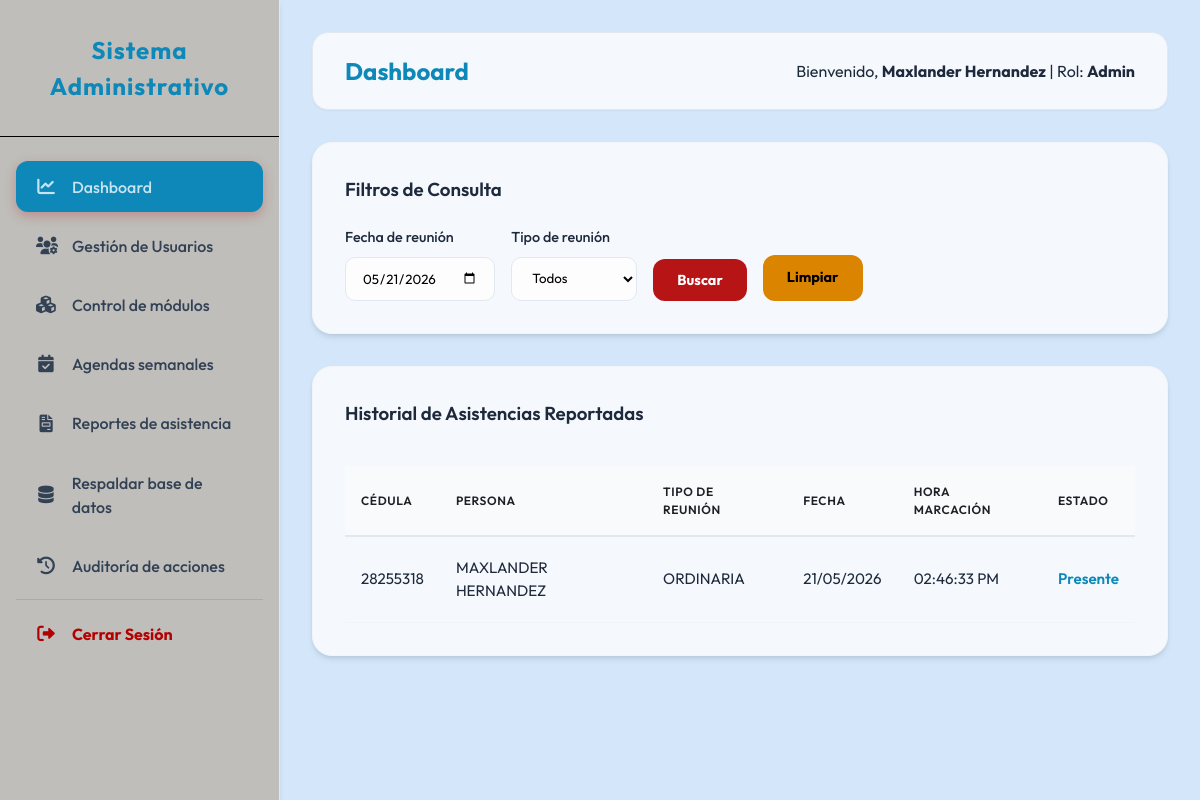
The app's page /visualizador/dashboard.php?fecha=2026-05-21 (signed in) with its own data.
### tables this page shows
CREATE TABLE `registro_asistencia` (
  `ID_REGISTRO` int(11) NOT NULL AUTO_INCREMENT,
  `ID_PERSONAS` int(11) NOT NULL,
  `ID_REUNIONES` int(11) NOT NULL,
  `MARCACION` timestamp NOT NULL DEFAULT current_timestamp(),
  `ESTADO` varchar(50) DEFAULT 'Presente',
  `METODO` varchar(50) DEFAULT 'Manual',
  PRIMARY KEY (`ID_REGISTRO`),
  KEY `ID_PERSONAS` (`ID_PERSONAS`),
  KEY `ID_REUNIONES` (`ID_REUNIONES`) USING BTREE,
  CONSTRAINT `registro_asistencia_ibfk_1` FOREIGN KEY (`ID_PERSONAS`) REFERENCES `personas` (`ID_PERSONAS`) ON DELETE CASCADE,
  CONSTRAINT `registro_reuniones_ibfk_1` FOREIGN KEY (`ID_REUNIONES`) REFERENCES `reuniones` (`ID_REUNION`) ON DELETE CASCADE
);

CREATE TABLE `personas` (
  `ID_PERSONAS` int(11) NOT NULL AUTO_INCREMENT,
  `CEDULAS` varchar(20) NOT NULL,
  `NOMBRES` varchar(100) NOT NULL,
  `APELLIDOS` varchar(100) NOT NULL,
  `ACTIVO` tinyint(1) DEFAULT 1,
  `CREADO_EN` timestamp NOT NULL DEFAULT current_timestamp(),
  PRIMARY KEY (`ID_PERSONAS`),
  UNIQUE KEY `CEDULAS` (`CEDULAS`)
);

CREATE TABLE `reuniones` (
  `ID_REUNION` int(11) NOT NULL AUTO_INCREMENT,
  `FECHA` date NOT NULL,
  `HORA` time NOT NULL,
  `TIPO_REUNION` varchar(255) NOT NULL,
  `DESCRIPCION` varchar(100) DEFAULT NULL,
  `LUGAR` varchar(255) NOT NULL,
  `PARROQUIA` enum('Simon Bolivar','Once de Abril','Vista al Sol','Chirica','Dalla Costa','Cachamay','Universidad','Unare','Yocoima','Pozo Verde','5 de Julio') NOT NULL,
  `RESPONSABLE_NOMBRE` varchar(100) NOT NULL,
  `RESPONSABLE_CEDULA` varchar(20) NOT NULL,
  `RESPONSABLE_TELEFONO` varchar(15) NOT NULL,
  `CREADO_EN` timestamp NOT NULL DEFAULT current_timestamp(),
  `ESTADO` varchar(20) DEFAULT 'Programada',
  PRIMARY KEY (`ID_REUNION`)
);

### visualizador/dashboard.php (the view, shortened to what this page needs)
<?php
require_once __DIR__ . '/../includes/layout_header.php';
require_once __DIR__ . '/../config/database.php';
$fecha = $_GET['fecha'] ?? '';
$query = "SELECT R.*, P.NOMBRES, P.APELLIDOS, P.CEDULAS, S.TIPO_REUNION, S.FECHA
          FROM REGISTRO_ASISTENCIA R
          JOIN PERSONAS P ON R.ID_PERSONAS = P.ID_PERSONAS
          JOIN REUNIONES S ON R.ID_REUNIONES = S.ID_REUNION
          WHERE 1=1";
$params = [];
if ($fecha) {
    $query .= " AND S.FECHA = ?";
    $params[] = $fecha;
}
$query .= " ORDER BY R.MARCACION DESC";
$stmt = $pdo->prepare($query);
$stmt->execute($params);
$asistencias = $stmt->fetchAll();
?>
<div class="card">
    <h3>Filtros de Consulta</h3>
    <form method="GET" style="margin-top: 1rem; display: flex; gap: 1rem; align-items: flex-end;">
        <div class="form-group" style="margin-bottom: 0;">
            <label>Fecha de reunión</label>
            <input type="date" name="fecha" value="<?php echo $fecha; ?>">
        </div>
        <div class="form-group" style="margin-bottom: 0;">
            <label>Tipo de reunión</label>
            <select name="tipo">
                <option value="">Todos</option>
            </select>
        </div>
        <button type="submit" class="btn btn-primary">Buscar</button>
        <a href="dashboard.php" class="btn btn-secondary";>Limpiar</a>
    </form>
</div>
<div class="card">
    <div style="display: flex; justify-content: space-between; align-items: center; margin-bottom: 1rem;">
        <h3>Historial de Asistencias Reportadas</h3>
    </div>
    <table>
        <thead>
            <tr>
                <th>Cédula</th>
                <th>Persona</th>
                <th>Tipo de reunión</th>
                <th>Fecha</th>
                <th>Hora Marcación</th>
                <th>Estado</th>
            </tr>
        </thead>
        <tbody>
            <?php foreach ($asistencias as $a): ?>
            <tr>
                <td><?php echo $a['CEDULAS']; ?></td>
                <td><?php echo $a['NOMBRES'] . ' ' . $a['APELLIDOS']; ?></td>
                <td><?php echo $a['TIPO_REUNION']; ?></td>
                <td><?php echo date('d/m/Y', strtotime($a['FECHA'])); ?></td>
                <td><?php echo date('h:i:s A', strtotime($a['MARCACION'])); ?></td>
                <td><span style="color: var(--primary-color); font-weight: 600;"><?php echo $a['ESTADO']; ?></span></td>
            </tr>
            <?php endforeach; ?>
        </tbody>
    </table>
</div>
<?php require_once __DIR__ . '/../includes/layout_footer.php'; ?>

### public/assets/css/style.css (style rules this page uses)
:root { --primary-color: #0d88b8; --secondary-color: #000000; --accent-blue: #5e74f0; --bg-color: #d4e7fafa; --sidebar-color: #add8ce; --sidebar-text: #334155; --text-main: #1e293b; --text-light: #1d2127; --white: #ffffffc4; --success: #00B300; --danger: #f18e96; --warning: #f59e0b; --shadow-sm: 0 1px 2px 0 rgba(0, 0, 0, 0.05); --shadow-md: 0 4px 6px -1px rgba(0, 0, 0, 0.1), 0 2px 4px -1px rgba(0, 0, 0, 0.06); --shadow-lg: 0 10px 15px -3px rgba(0, 0, 0, 0.1), 0 4px 6px -2px rgba(0, 0, 0, 0.05); }
* { margin: 0; padding: 0; box-sizing: border-box; }
body { font-family: 'Outfit', sans-serif; background-color: var(--bg-color); color: var(--text-main); line-height: 1.5; overflow-x: hidden; }
.card { background: var(--white); padding: 2rem; border-radius: 1.25rem; box-shadow: var(--shadow-md); margin-bottom: 2rem; border: 1px solid #f1f5f9; }
.card h3 { margin-bottom: 1.5rem; color: var(--text-main); font-weight: 600; display: flex; align-items: center; gap: 0.75rem; }
table { width: 100%; border-collapse: separate; border-spacing: 0; margin-top: 1rem; }
th { background-color: #f8fafc; color: var(--text-light); font-weight: 600; text-transform: uppercase; font-size: 0.75rem; letter-spacing: 0.05em; padding: 1rem; text-align: left; border-bottom: 2px solid #e2e8f0; }
td { padding: 1.25rem 1rem; border-bottom: 1px solid #f1f5f9; font-size: 0.95rem; }
.form-group { margin-bottom: 1.5rem; }
label { display: block; margin-bottom: 0.5rem; font-weight: 500; color: var(--text-main); font-size: 0.9rem; }
input, select, textarea { width: 100%; padding: 0.75rem 1rem; border: 1px solid #e2e8f0; border-radius: 0.625rem; font-family: inherit; transition: all 0.2s; background-color: #fdfdfd; }
.btn { padding: 0.75rem 1.5rem; border-radius: 0.75rem; border: none; cursor: pointer; font-family: inherit; font-weight: 700; transition: all 0.2s; display: inline-flex; align-items: center; gap: 0.5rem; text-decoration: none; font-size: 0.9rem; }
.btn-primary { text-align: center; background: #b10101ea; color: #ffffff !important; justify-content: center; }
.btn-secondary { background: #DB8400; color: #000000 !important; }

### records on screen
registro_asistencia: ID_PERSONAS.CEDULAS "28255318", ID_PERSONAS.NOMBRES "MAXLANDER", ID_PERSONAS.APELLIDOS "HERNANDEZ", ID_REUNIONES.TIPO_REUNION "ORDINARIA", ID_REUNIONES.FECHA "21/05/2026", MARCACION "02:46:33 PM", ESTADO "Presente"

### other values on screen
$title "Dashboard"
$_SESSION['user_name'] "Maxlander Hernandez"
$user_level "Admin"
